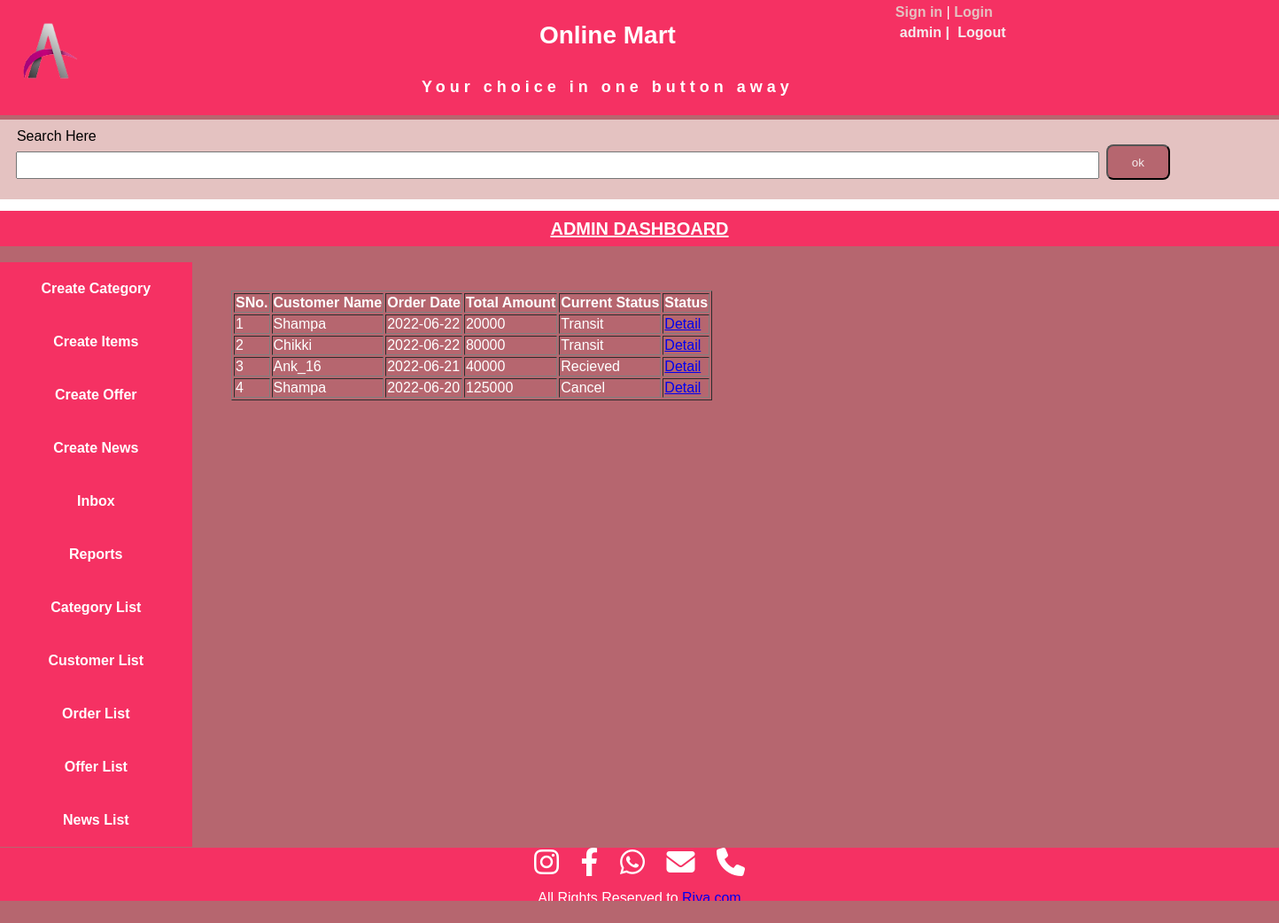
Page /displayOrderMasterForAdmin.php (signed in) on the committed database.
### tables this page shows
CREATE TABLE IF NOT EXISTS `order_master` (
  `order_masterid` int(11) NOT NULL AUTO_INCREMENT,
  `user_name` varchar(30) NOT NULL,
  `order_date` date NOT NULL,
  `total_amt` float NOT NULL,
  `order_status` varchar(20) NOT NULL,
  `last_update_date` date NOT NULL,
  PRIMARY KEY (`order_masterid`)
);

### displayOrderMasterForAdmin.php (the view, shortened to what this page needs)
<?php
  if(isset($_SESSION["uname"]) && $_SESSION["utype"]=="admin")
  {
  include('header.php');
?>
<div id="content">
   <div id="adminHeader">
        <h1> <u> ADMIN DASHBOARD </u></h1>
   </div>
    <br>
    <div id="adminMain">
        <div id="LeftSide">
         <?php  include('leftMenu.php');  ?>
        </div>
        <div id="RightSide">
           <?php
           include("databseconnect.php");
           $rsOrder = mysqli_query($con,"select * from order_master order by order_masterid desc");
           echo("<div id ='myList'>");
            echo("<table border ='1'>");
             echo("<tr>");
             echo("<th> SNo. </th>");
             echo("<th> Customer Name </th>");
             echo("<th> Order Date </th>");
             echo("<th> Total Amount </th>");
             echo("<th> Current Status </th>");
             echo("<th> Status </th>");
             echo("</tr>");
             $cnt =0;
             while($row=mysqli_fetch_array($rsOrder))
             {
               $cnt++;
               $id = $row["order_masterid"];
               echo("<tr>");
               echo("<td>");
               echo($cnt);
               echo("</td>");
               echo("<td>");
               echo($row["user_name"]);
               echo("</td>");
               echo("<td>");
               echo($row["order_date"]);
               echo("</td>");
               echo("<td>");
               echo($row["total_amt"]);
               echo("</td>");
               echo("<td>");
               echo($row["order_status"]);
               echo("</td>");
               echo("<td>");
               echo("<a href='displayOrderDetailForAdmin.php?id=$id'> Detail </a>");
               echo("</td>");
               echo("</tr>");
             }
             echo("</table>");
             echo("</div>");
           ?>
        </div>
    </div>
</div>
<?php
  include('footer.php');
  }
  else
  {
    header("location:loginForm.php");
  }
?>

### CSS/style.css (style rules this page uses)
body { padding: 0px; margin: 0px; font-family: Verdana, Geneva, Tahoma, sans-serif; }
#content { min-height: 600px; width: 100%; border-bottom: 1px solid #b6666f; margin: 0px auto; background-color: #b6666f; }
#adminHeader { background-color: #f53163; width: 100%; height: 40px; padding: 0px; margin-top: 0px; }
#adminHeader h1 { color: white; font-size: 20px; text-align: center; line-height: 40px; }
#adminMain { min-height: 600px; width: 100%; background-color: #b6666f; }
#LeftSide { width: 15%; display: inline-block; vertical-align: top; background-color: #ddbea9; }
#RightSide { width: 80%; display: inline-block; background-color: #b6666f; margin: 2px 10px; }
#myList { margin: 20px ; padding: 10px; width: 1200px; height: 400px; overflow: scroll; color: white; }

### rows in the picture
order_master: user_name "Shampa", order_date "2022-06-22", total_amt "20000", order_status "Transit"
order_master: user_name "Chikki", order_date "2022-06-22", total_amt "80000", order_status "Transit"
order_master: user_name "Ank_16", order_date "2022-06-21", total_amt "40000", order_status "Recieved"
order_master: user_name "Shampa", order_date "2022-06-20", total_amt "125000", order_status "Cancel"

### other values in the picture
$_SESSION["uname"] "admin"
